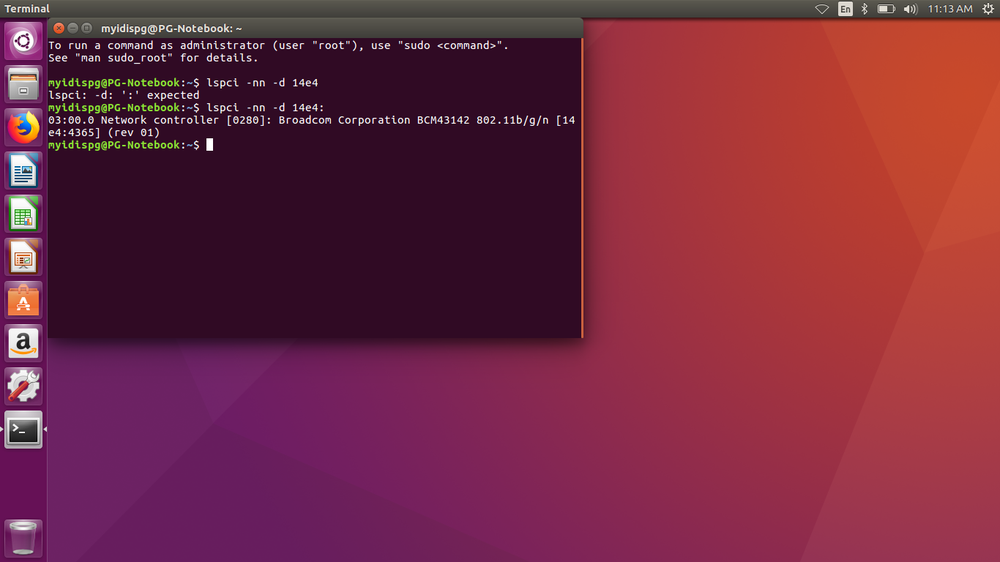
#> input picture Wireless Drivers.png, 1000 x 562 px, shrunk from 1366 x 768 before the run, found by its file name
$ python SWT.py   (older library calls are emulated)
#> lines starting #> are read from the running program, lines starting #| are printed output that depends on the picture
#!/usr/bin/env python3
# -*- coding: utf-8 -*-
"""
Created on Sat Oct 13 15:56:35 2018

@author: myidispg
"""
import numpy as np
import cv2
import math
from PIL import Image
import pillowfight

img = cv2.imread('../Test Images/Wireless Drivers.png', 0)
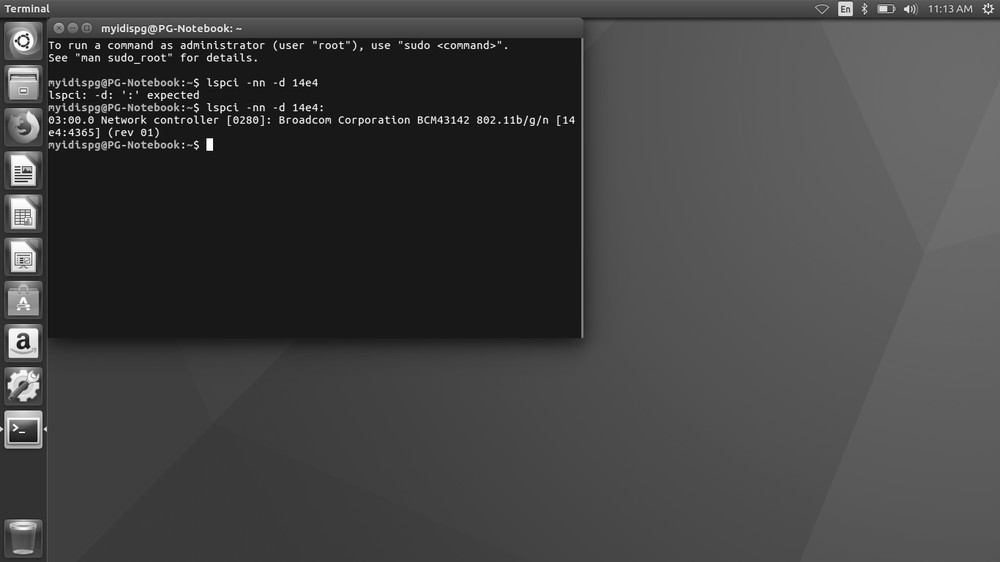
#> img: shape (562, 1000); min 1, max 255, mean 66.4
edges = cv2.Canny(img, 100, 200, apertureSize=3)
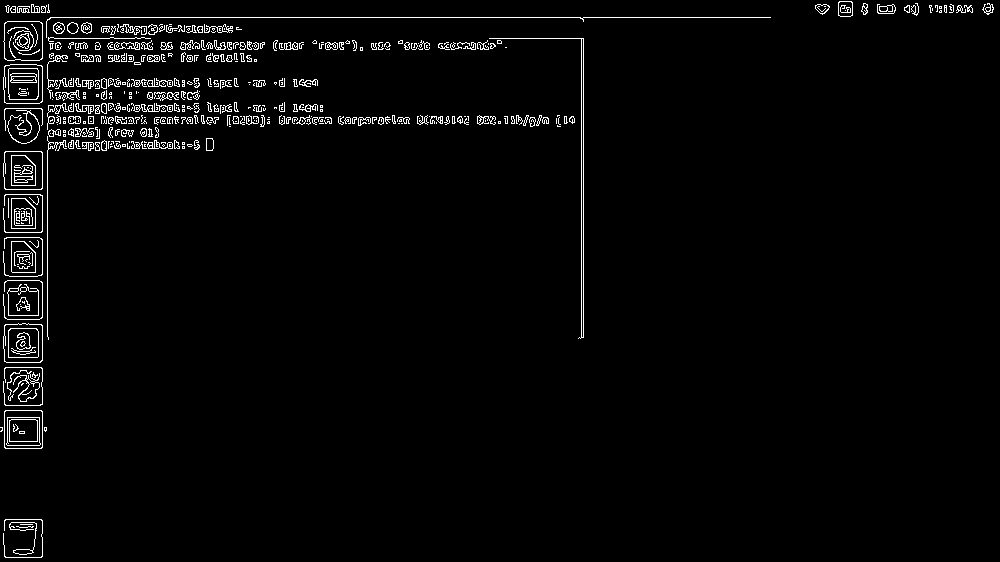
#> edges: shape (562, 1000); 2.5% white in thin lines or dots

# Create gradient map using Sobel
sobelx64f = cv2.Sobel(img,cv2.CV_64F,1,0,ksize=-1)
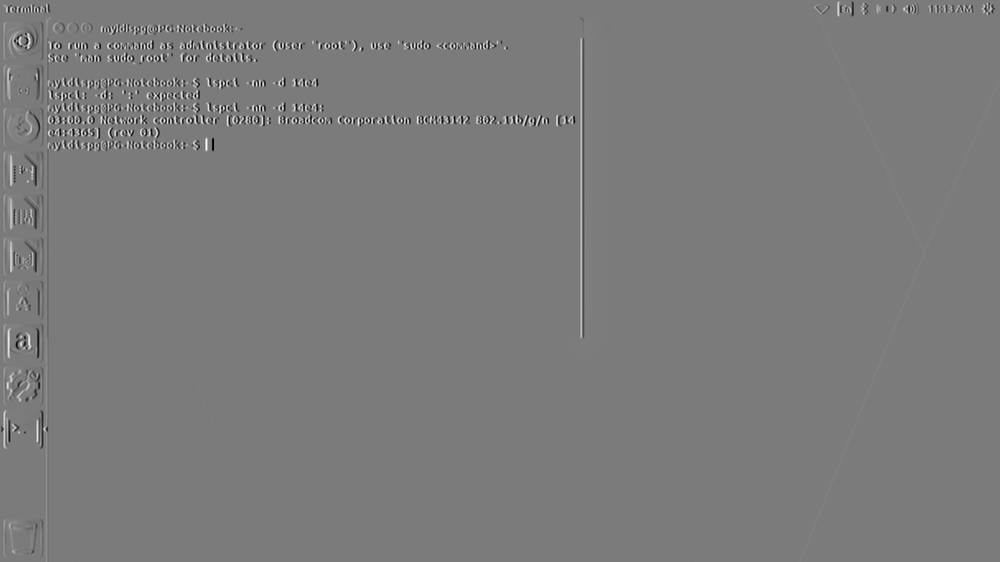
#> sobelx64f: shape (562, 1000) float64; min -3696, max 3920, mean 1.5; drawn with min black and max white
sobely64f = cv2.Sobel(img,cv2.CV_64F,0,1,ksize=-1)
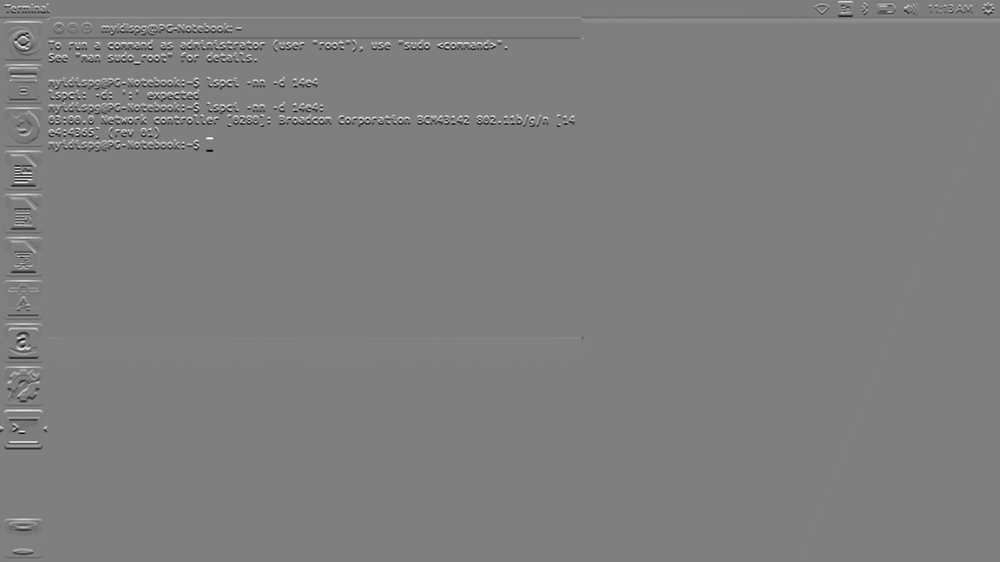
#> sobely64f: shape (562, 1000) float64; min -3888, max 3904, mean -1.3; drawn with min black and max white

theta = np.arctan2(sobely64f, sobelx64f)
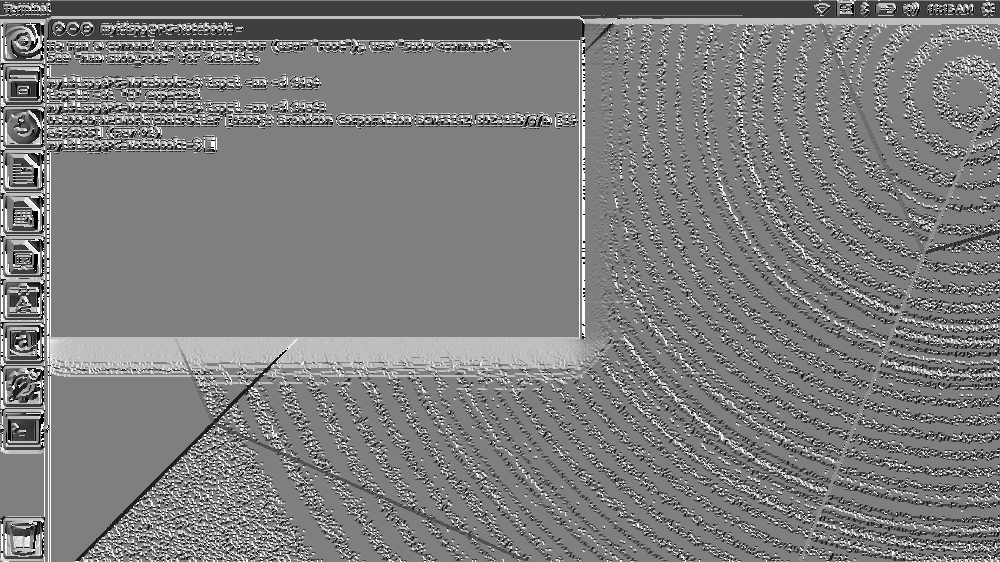
#> theta: shape (562, 1000) float64; min -3.14, max 3.14, mean -0.0434; drawn with min black and max white

# [59 lines left out: function swt, not called in this run]

image = Image.open('../Test Images/Wireless Drivers.png').convert('L')
#> (the run stopped early here; a loop or call above may not have finished)
